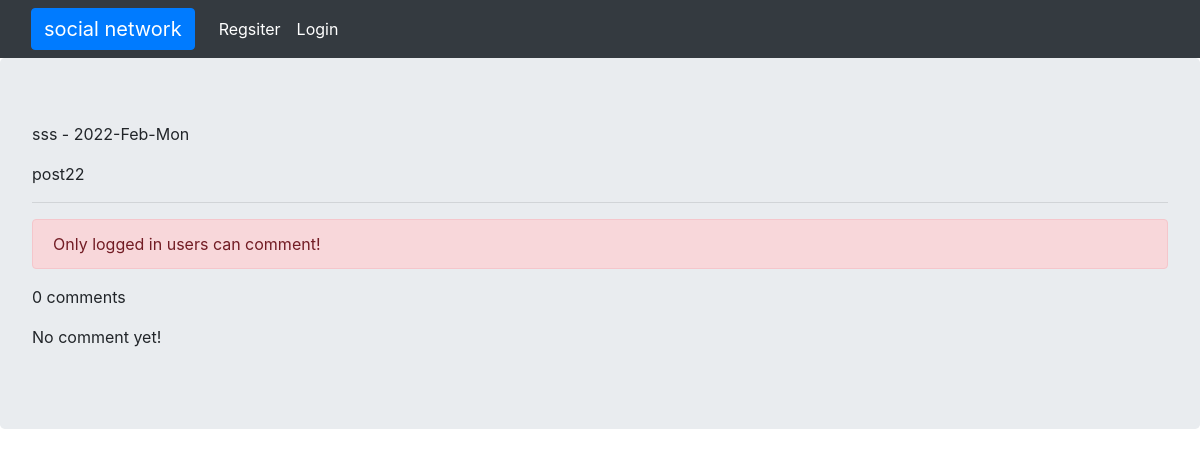
Before: /post_detail/post22/ with the older database file.
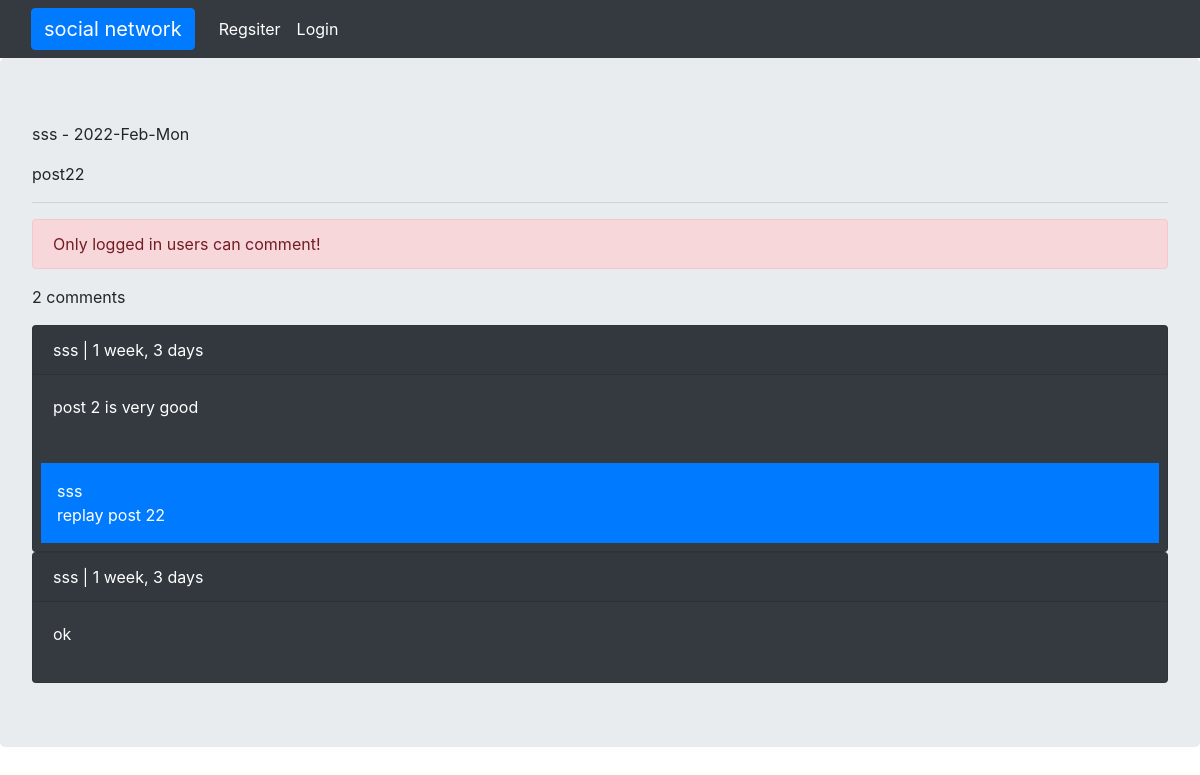
After: the same page with the newer database file.
### home/models.py (models this page shows, shortened)
class Post(models.Model):
    user = models.ForeignKey(User , on_delete = models.CASCADE)
    body = models.TextField()
    slug = models.SlugField()
    created = models.DateField(auto_now_add=True)
    updated = models.DateField(auto_now=True)
    class Meta:
        ordering  = ('-created',)

class Comment(models.Model):
    user = models.ForeignKey(User, on_delete=models.CASCADE , related_name='ucomments')
    post = models.ForeignKey(Post, on_delete=models.CASCADE , related_name='pcomments')
    replay = models.ForeignKey('self' , on_delete=models.CASCADE , blank=True , null= True , related_name='rcomments')
    is_replay = models.BooleanField(default=False)
    body = models.TextField(max_length=400)
    created = models.DateTimeField(auto_now_add=True)

### home/views.py (the view, shortened to what this page needs)
# urls.py: path('post_detail/<slug:post_slug>/', PostDetailView.as_view(), name='post_detail'),
class PostDetailView(View):
    form_class = CommentCreateForm
    form_class_reply = CommentReplayForm
    def setup(self, request, *args, **kwargs):
        self.post_instance = Post.objects.get(slug=kwargs['post_slug'])
        return super().setup(request, *args, **kwargs)
    def get(self, request, post_slug):
        comments = self.post_instance.pcomments.filter(is_replay=False)
        can_like = False
        if request.user.is_authenticated and self.post_instance.user_can_like(request.user):
            can_like = True
        return render(request, 'home/post_detail.html', {'post': self.post_instance, 'comments': comments, 'form': self.form_class, 'form_reply': self.form_class_reply ,
        'can_like':can_like})
    method_decorator(login_required)

### home/templates/home/post_detail.html (shortened to what this page needs)
{% extends "base.html" %}
{% block content %}
<p>{{post.user.username}} - {{post.updated | date:"Y-M-D"}}</p>
<p>{{post.body}}</p><hr>
{% if request.user.is_authenticated %}
    <form action="" method="post">
        {% csrf_token %}
        {{form.as_p}}
        <input type="submit" value="send" class="btn btn-primary mb-4">
    </form>
{% else %}
    <p class="alert alert-danger">Only logged in users can comment!</p>
{% endif %}
<p>{{comments.count}} comments</p>
{% for comment in comments %}
<div class="card bg-dark text-white">
    <p class="card-header">{{comment.user}} | {{comment.created|timesince}}</p>
    <p class="card-body">{{comment.body}} </p>
    {% with replaies=comment.rcomments.all %}
    {% for reply in replaies %}
        <p class="bg-primary p-3 m-2">{{reply.user}} <br>{{reply.body}}</p>
    {% endfor %}
    {% endwith %}
</div>
{% empty %}
<p>No comment yet!</p>
{% endfor %}
{% endblock content %}

### templates/base.html (shortened to what this page needs)
<!DOCTYPE html>
<html lang="en">
<head>
    <link rel="stylesheet" href="https://maxcdn.bootstrapcdn.com/bootstrap/4.0.0/css/bootstrap.min.css"
>
</head>
<body>
    {% include "inc/navbar.html" %}
    <div class="jumbotron">
        {% block content %}
        {% endblock content %}
    </div>
</body>
</html>

### templates/inc/navbar.html (shortened to what this page needs)
<nav class="navbar navbar-expand-lg navbar-dark bg-dark">
  <div class="container-fluid">
    <a class="navbar-brand btn btn-primary" href="{% url 'home:home' %}">social network</a>
    <div class="collapse navbar-collapse" id="navbarNavAltMarkup">
      <div class="navbar-nav">
      {% if request.user.is_authenticated %}
        <a class="nav-link active" aria-current="page" href="{% url 'home:home' %}">Home</a>
        <a class="nav-link active" aria-current="page" href="{% url 'account:profile_account' %}">{{ request.user.username}}</a>
        <a class="nav-link active" aria-current="page" href="{% url 'account:users' %}">Users</a>
        <a class="nav-link active" aria-current="page" href="{% url 'account:profile_account' %}">Profile</a>
        <a class="nav-link active" aria-current="page" href="{% url 'account:logout_account' %}">Logout</a>
      {% else %}
        <a class="nav-link active" aria-current="page" href="{% url 'account:register_account' %}">Regsiter</a>
        <a class="nav-link active" aria-current="page" href="{% url 'account:login_account' %}">Login</a>
        {% endif %}
      </div>
    </div>
  </div>
</nav>

Changed rows visible on the page:
added Comment: user "sss", created "1 week, 3 days", body "post 2 is very good"
added Comment: user "sss", body "replay post 22"
added Comment: user "sss", created "1 week, 3 days", body "ok"
Other visible differences:
{{ comments.count }}: "0" → "2"
text no longer shown: "No comment yet!"
